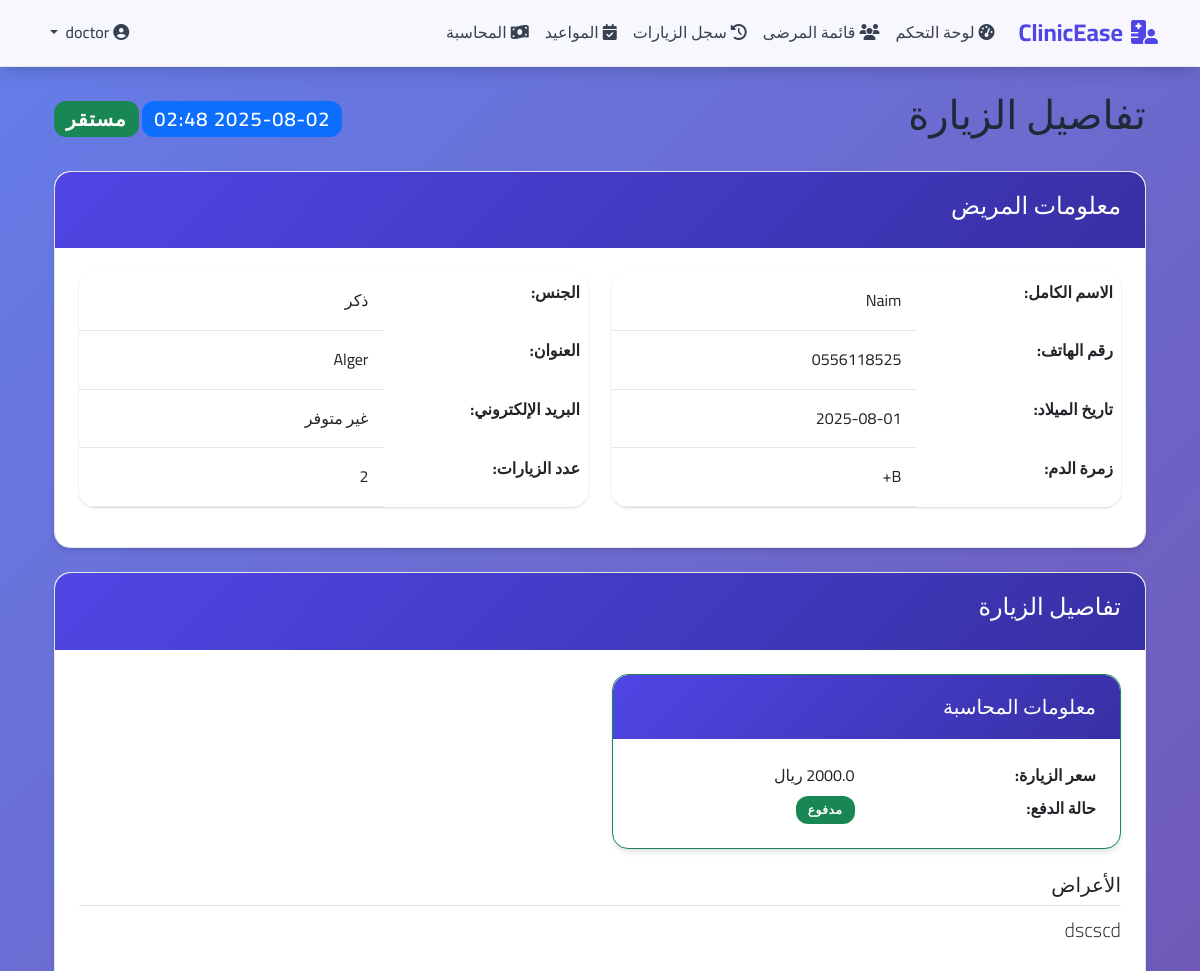
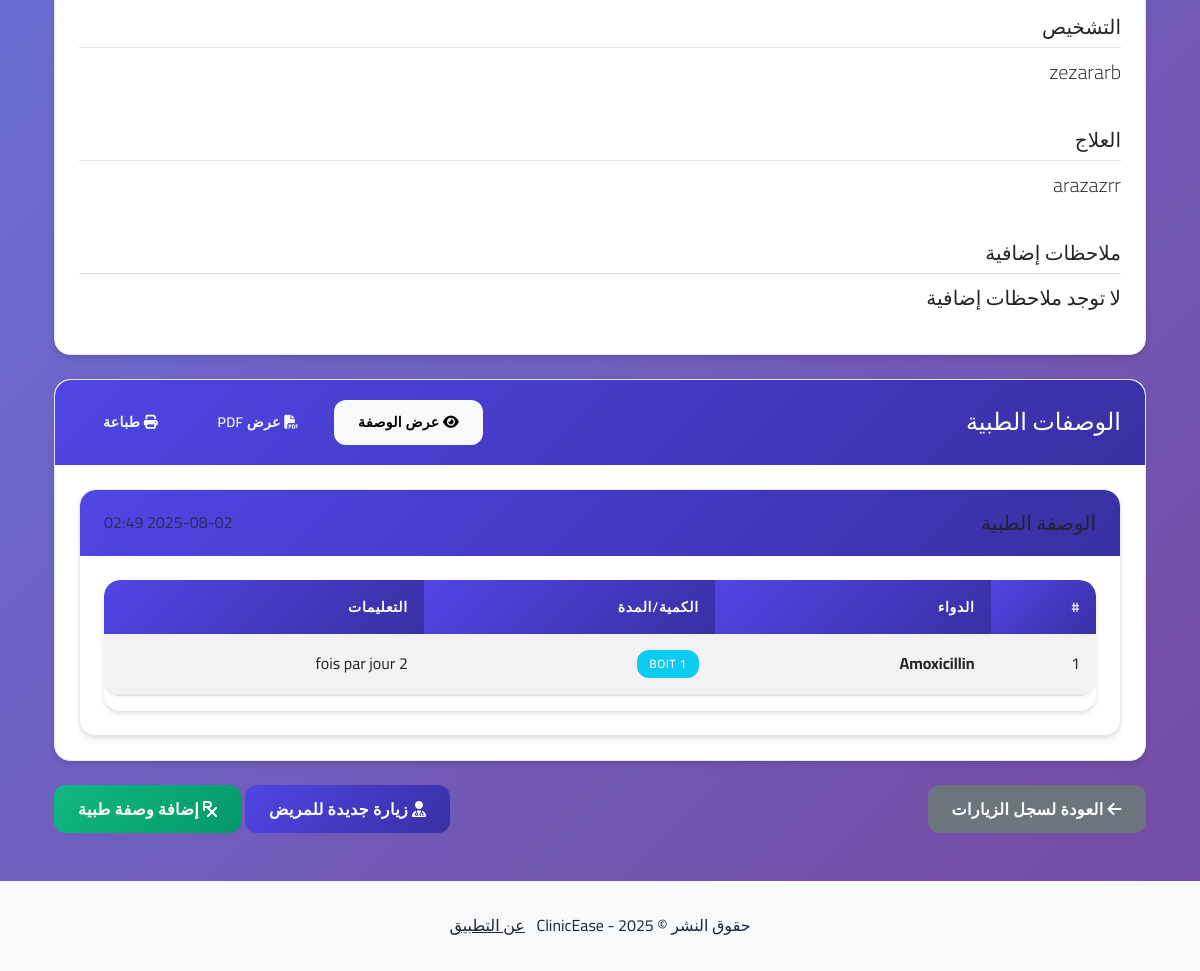
The page /doctor/view-visit/11 (signed in) on the database its author committed (2 pictures, top to bottom).
### clinic_app/models.py (models this page shows, shortened)
class Visit(db.Model):
    id = db.Column(db.Integer, primary_key=True)
    patient_id = db.Column(db.Integer, db.ForeignKey("patient.id"), nullable=False)
    doctor_id = db.Column(db.Integer, db.ForeignKey("user.id"), nullable=False)
    date = db.Column(db.DateTime, nullable=False, default=datetime.utcnow)
    symptoms = db.Column(db.Text, nullable=True)
    diagnosis = db.Column(db.Text, nullable=True)
    treatment = db.Column(db.Text, nullable=True)
    notes = db.Column(db.Text, nullable=True)
    status = db.Column(db.String(20), nullable=False, default="مستقر")  # مستقر، متابعة، طارئ، معلقة
    price = db.Column(db.Float, nullable=True)  # سعر الزيارة
    payment_status = db.Column(db.String(20), default="غير مدفوع")  # مدفوع، غير مدفوع، مدفوع جزئياً
    prescription = db.relationship("Prescription", backref="visit", uselist=False, lazy=True)

class Patient(db.Model):
    id = db.Column(db.Integer, primary_key=True)
    full_name = db.Column(db.String(100), nullable=False)
    phone = db.Column(db.String(20), nullable=False)
    birth_date = db.Column(db.Date, nullable=True)
    gender = db.Column(db.String(10), nullable=True)  # male, female, other
    blood_group = db.Column(db.String(5), nullable=True)  # A+, A-, B+, B-, AB+, AB-, O+, O-
    address = db.Column(db.String(200), nullable=True)
    created_at = db.Column(db.DateTime, nullable=False, default=datetime.utcnow)
    tickets = db.relationship("Ticket", backref="patient", lazy=True)
    visits = db.relationship("Visit", backref="patient", lazy=True)

class Prescription(db.Model):
    id = db.Column(db.Integer, primary_key=True)
    visit_id = db.Column(db.Integer, db.ForeignKey("visit.id"), nullable=False, unique=True)
    pdf_file = db.Column(db.String(100), nullable=True)  # مسار الملف على السيرفر
    created_at = db.Column(db.DateTime, nullable=False, default=datetime.utcnow)
    prescription_medications = db.relationship('PrescriptionMedication', backref='prescription', lazy=True)

class PrescriptionMedication(db.Model):
    id = db.Column(db.Integer, primary_key=True)
    prescription_id = db.Column(db.Integer, db.ForeignKey('prescription.id'), nullable=False)
    medication_id = db.Column(db.Integer, db.ForeignKey('medication.id'), nullable=False)
    instructions = db.Column(db.String(200), nullable=True)
    quantity = db.Column(db.String(50), nullable=True)  # الكمية أو المدة
    medication = db.relationship('Medication', lazy=True)

class Medication(db.Model):
    id = db.Column(db.Integer, primary_key=True)
    name = db.Column(db.String(100), unique=True, nullable=False)
    dosage = db.Column(db.String(100), nullable=True)

### clinic_app/doctor/routes.py (the view)
@doctor.route("/doctor/view-visit/<int:visit_id>")
@login_required
@doctor_required
def view_visit(visit_id):
    visit = Visit.query.get_or_404(visit_id)
    if visit.doctor != current_user:
        abort(403)
    return render_template("doctor/view_visit.html", title="تفاصيل الزيارة", visit=visit)

### clinic_app/templates/doctor/view_visit.html (shortened to what this page needs)
{% extends "layout.html" %}
{% block content %}
<div class="container mt-4">
    <div class="d-flex justify-content-between align-items-center mb-4">
        <h1>تفاصيل الزيارة</h1>
        <div>
            <span class="badge bg-primary fs-5">{{ visit.date.strftime('%Y-%m-%d %H:%M') }}</span>
            {% if visit.status == "مستقر" %}
                <span class="badge bg-success fs-5">مستقر</span>
            {% elif visit.status == "متابعة" %}
                <span class="badge bg-info fs-5">متابعة</span>
            {% elif visit.status == "طارئ" %}
                <span class="badge bg-danger fs-5">طارئ</span>
            {% elif visit.status == "معلقة" %}
                <span class="badge bg-warning fs-5">معلقة</span>
            {% else %}
                <span class="badge bg-secondary fs-5">{{ visit.status }}</span>
            {% endif %}
        </div>
    </div>
    <div class="card mb-4">
        <div class="card-header bg-info text-white">
            <h4>معلومات المريض</h4>
        </div>
        <div class="card-body">
            <div class="row">
                <div class="col-md-6">
                    <table class="table table-borderless">
                        <tr>
                            <th width="40%">الاسم الكامل:</th>
                            <td>{{ visit.patient.full_name }}</td>
                        </tr>
                        <tr>
                            <th>رقم الهاتف:</th>
                            <td>{{ visit.patient.phone }}</td>
                        </tr>
                        <tr>
                                    <th>تاريخ الميلاد:</th>
                                    <td>{{ visit.patient.birth_date.strftime('%Y-%m-%d') if visit.patient.birth_date else 'غير محدد' }}</td>
                                </tr>
                                <tr>
                                    <th>زمرة الدم:</th>
                                    <td>{{ visit.patient.blood_group if visit.patient.blood_group else 'غير محدد' }}</td>
                                </tr>
                            </table>
                        </div>
                        <div class="col-md-6">
                            <table class="table table-borderless">
                                <tr>
                                    <th width="40%">الجنس:</th>
                                    <td>{{ "ذكر" if visit.patient.gender == "male" else "أنثى" if visit.patient.gender == "female" else "غير محدد" }}</td>
                                </tr>
                                <tr>
                                    <th>العنوان:</th>
                                    <td>{{ visit.patient.address if visit.patient.address else 'غير محدد' }}</td>
                                </tr>
                        <tr>
                            <th>البريد الإلكتروني:</th>
                            <td>{{ visit.patient.email or 'غير متوفر' }}</td>
                        </tr>
                        <tr>
                            <th>عدد الزيارات:</th>
                            <td>{{ visit.patient.visits|length }}</td>
                        </tr>
                    </table>
                </div>
            </div>
        </div>
    </div>
    <div class="card mb-4">
        <div class="card-header bg-primary text-white">
            <h4>تفاصيل الزيارة</h4>
        </div>
        <div class="card-body">
            <div class="row mb-4">
                <div class="col-md-6">
                    <div class="card border-success">
                        <div class="card-header bg-success text-white">
                            <h5 class="mb-0">معلومات المحاسبة</h5>
                        </div>
                        <div class="card-body">
                            <div class="row">
                                <div class="col-6"><strong>سعر الزيارة:</strong></div>
                                <div class="col-6">{{ visit.price or 'غير محدد' }} ريال</div>
                            </div>
                            <div class="row mt-2">
                                <div class="col-6"><strong>حالة الدفع:</strong></div>
                                <div class="col-6">
                                    {% if visit.payment_status == "مدفوع" %}
                                        <span class="badge bg-success">{{ visit.payment_status }}</span>
                                    {% elif visit.payment_status == "مدفوع جزئياً" %}
                                        <span class="badge bg-warning text-dark">{{ visit.payment_status }}</span>
                                    {% else %}
                                        <span class="badge bg-danger">{{ visit.payment_status }}</span>
                                    {% endif %}
                                </div>
                            </div>
                        </div>
                    </div>
                </div>
            </div>
            <div class="row mb-4">
                <div class="col-md-12">
                    <h5 class="border-bottom pb-2">الأعراض</h5>
                    <p class="lead">{{ visit.symptoms or 'لم يتم تسجيل أعراض' }}</p>
                </div>
            </div>
            <div class="row mb-4">
                <div class="col-md-12">
                    <h5 class="border-bottom pb-2">التشخيص</h5>
                    <p class="lead">{{ visit.diagnosis or 'لم يتم تسجيل تشخيص' }}</p>
                </div>
            </div>
            <div class="row mb-4">
                <div class="col-md-12">
                    <h5 class="border-bottom pb-2">العلاج</h5>
                    <p class="lead">{{ visit.treatment or 'لم يتم تسجيل علاج' }}</p>
                </div>
            </div>
            <div class="row">
                <div class="col-md-12">
                    <h5 class="border-bottom pb-2">ملاحظات إضافية</h5>
                    <p class="lead">{{ visit.notes or 'لا توجد ملاحظات إضافية' }}</p>
                </div>
            </div>
        </div>
    </div>
    <div class="card mb-4">
        <div class="card-header bg-success text-white d-flex justify-content-between align-items-center">
            <h4 class="mb-0">الوصفات الطبية</h4>
            {% if visit.prescription %}
                <div>
                    <a href="{{ url_for('doctor.view_prescription', prescription_id=visit.prescription.id) }}" class="btn btn-light btn-sm me-2">
                        <i class="fas fa-eye"></i> عرض الوصفة
                    </a>
                    <a href="{{ url_for('doctor.view_prescription_pdf', prescription_id=visit.prescription.id) }}" class="btn btn-outline-light btn-sm me-2" target="_blank">
                        <i class="fas fa-file-pdf"></i> عرض PDF
                    </a>
                    <a href="{{ url_for('doctor.print_prescription', prescription_id=visit.prescription.id) }}" class="btn btn-outline-light btn-sm" target="_blank">
                        <i class="fas fa-print"></i> طباعة
                    </a>
                </div>
            {% endif %}
        </div>
        <div class="card-body">
            {% if visit.prescription %}
                <div class="card">
                    <div class="card-header bg-light">
                        <div class="d-flex justify-content-between align-items-center">
                            <h5 class="mb-0">الوصفة الطبية</h5>
                            <span class="text-muted">{{ visit.prescription.created_at.strftime('%Y-%m-%d %H:%M') }}</span>
                        </div>
                    </div>
                    <div class="card-body">
                        <div class="table-responsive">
                            <table class="table table-striped">
                                <thead>
                                    <tr>
                                        <th>#</th>
                                        <th>الدواء</th>
                                        <th>الكمية/المدة</th>
                                        <th>التعليمات</th>
                                    </tr>
                                </thead>
                                <tbody>
                                    {% for pm in visit.prescription.prescription_medications %}
                                    <tr>
                                        <td>{{ loop.index }}</td>
                                        <td><strong>{{ pm.medication.name }}</strong></td>
                                        <td>
                                            {% if pm.quantity %}
                                                <span class="badge bg-info">{{ pm.quantity }}</span>
                                            {% else %}
                                                <span class="text-muted">غير محدد</span>
                                            {% endif %}
                                        </td>
                                        <td>{{ pm.instructions }}</td>
                                    </tr>
                                    {% endfor %}
                                </tbody>
                            </table>
                        </div>
                    </div>
                </div>
            {% endif %}
        </div>
    </div>
    <div class="d-flex justify-content-between mt-4">
        <a href="{{ url_for('doctor.visit_history') }}" class="btn btn-secondary">
            <i class="fas fa-arrow-left"></i> العودة لسجل الزيارات
        </a>
        <div>
            <a href="{{ url_for('doctor.patient_visit', patient_id=visit.patient.id) }}" class="btn btn-primary">
                <i class="fas fa-user-md"></i> زيارة جديدة للمريض
            </a>
            {% if not visit.prescriptions %}
            <a href="{{ url_for('doctor.create_prescription', visit_id=visit.id) }}" class="btn btn-success">
                <i class="fas fa-prescription"></i> إضافة وصفة طبية
            </a>
            {% endif %}
        </div>
    </div>
</div>
{% endblock %}

### rows shown on the page
Visit: date "2025-08-02 02:48", payment_status "مدفوع", symptoms "dscscd", diagnosis "zezararb", treatment "arazazrr", notes "لا توجد ملاحظات إضافية"
Patient: patient.full_name "Naim", patient.phone "0556118525", patient.birth_date "2025-08-01", patient "B+", gender "ذكر", patient "Alger"
Prescription: prescription.created_at "2025-08-02 02:49"
PrescriptionMedication: medication.name "Amoxicillin", quantity "1 BOIT", instructions "2 fois par jour"

### other values the page prints
{{ visit.patient.email or 'غير متوفر' }} "غير متوفر"
{{ visit.patient.visits|length }} "2"
